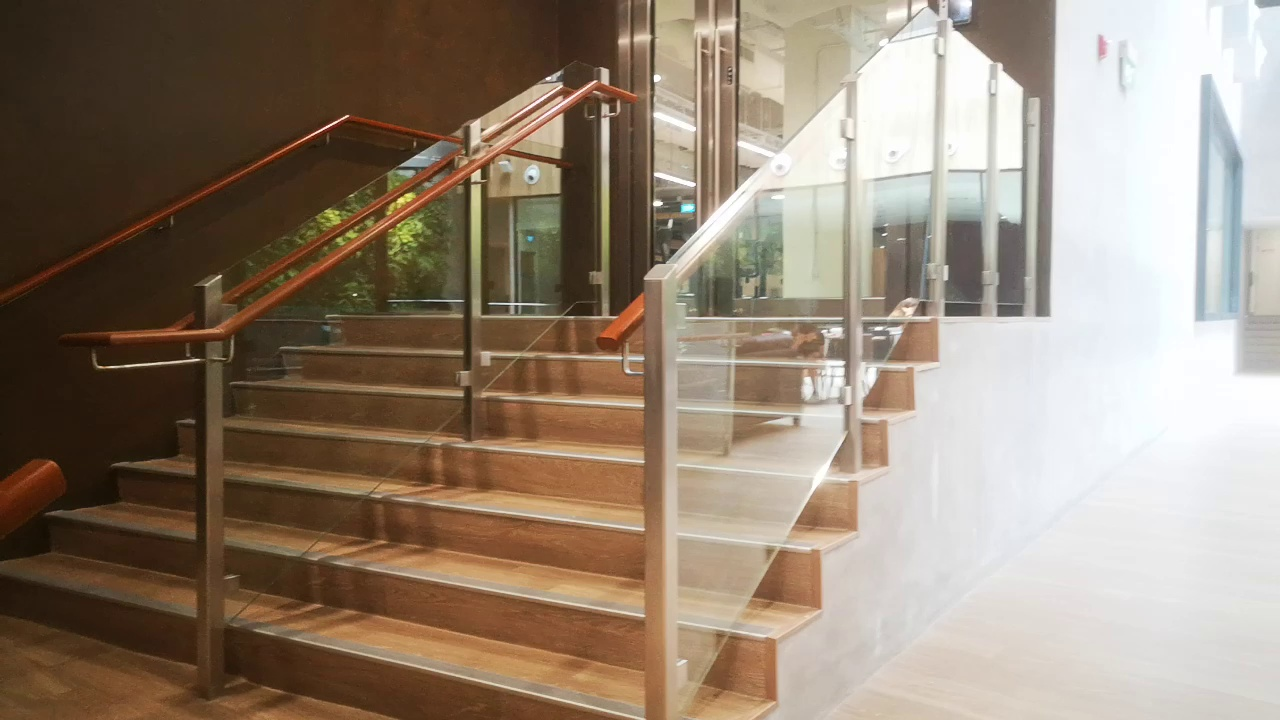
#> input picture data/frame1740.jpg, 1280 x 720 px
$ python linesegment.py
#> lines starting #> are read from the running program, lines starting #| are printed output that depends on the picture
import cv2
from pylsd.lsd import lsd
import numpy as np
from matplotlib import pyplot as plt
img = cv2.imread('data/frame1740.jpg')
#> img is the input picture: shape (720, 1280, 3); mean B, G, R 116.7, 133.1, 149
#Read gray image


gray = cv2.cvtColor(img, cv2.COLOR_BGR2GRAY)
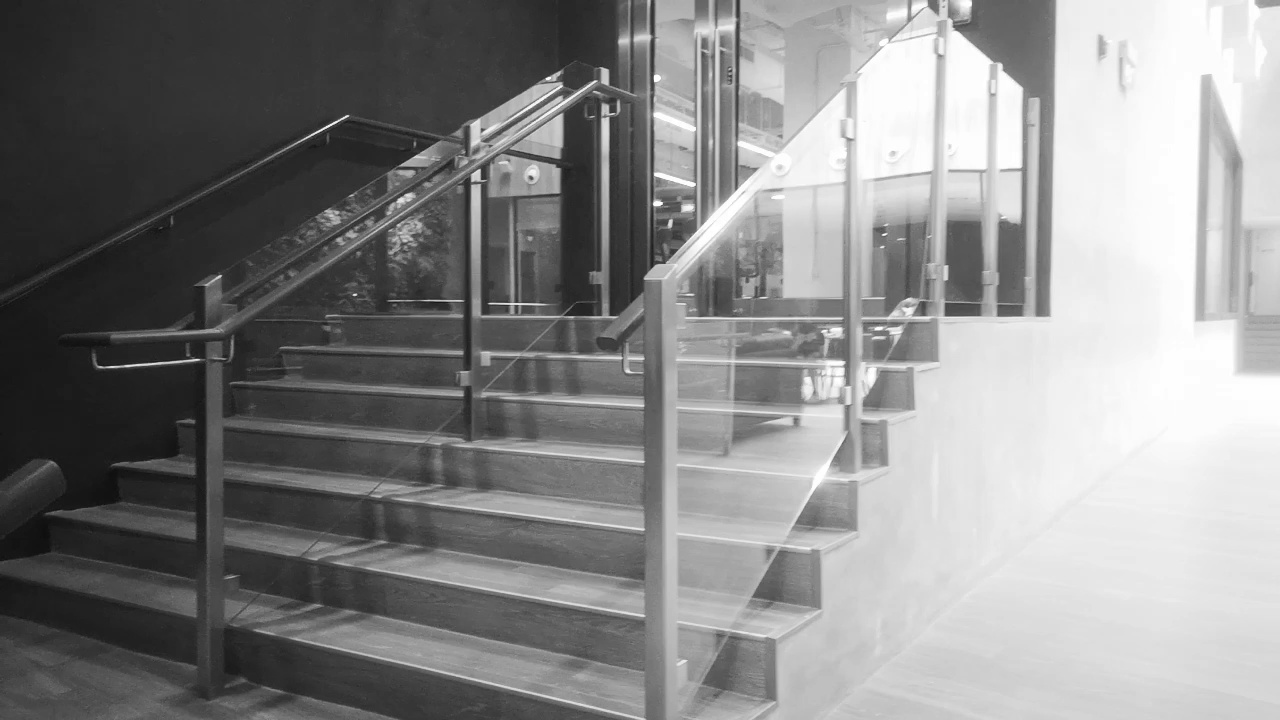
#> gray: shape (720, 1280); min 14, max 255, mean 136
#> (the run stopped early here; a loop or call above may not have finished)

$ run again, with data/frame0.jpg copied over data/frame1740.jpg
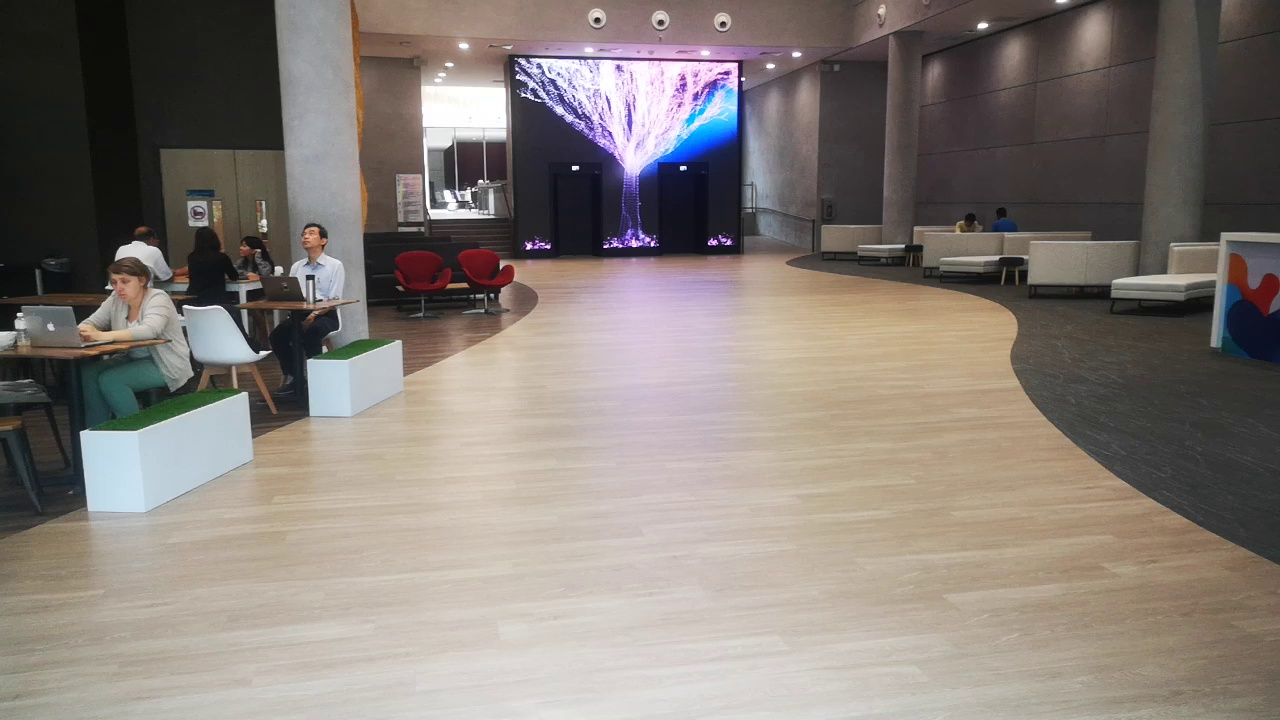
#> input picture data/frame0.jpg, 1280 x 720 px
#> img is the input picture: shape (720, 1280, 3); mean B, G, R 119.4, 125.2, 133.5
#> `gray = cv2.cvtColor(img, cv2.COLOR_BGR2GRAY)`:
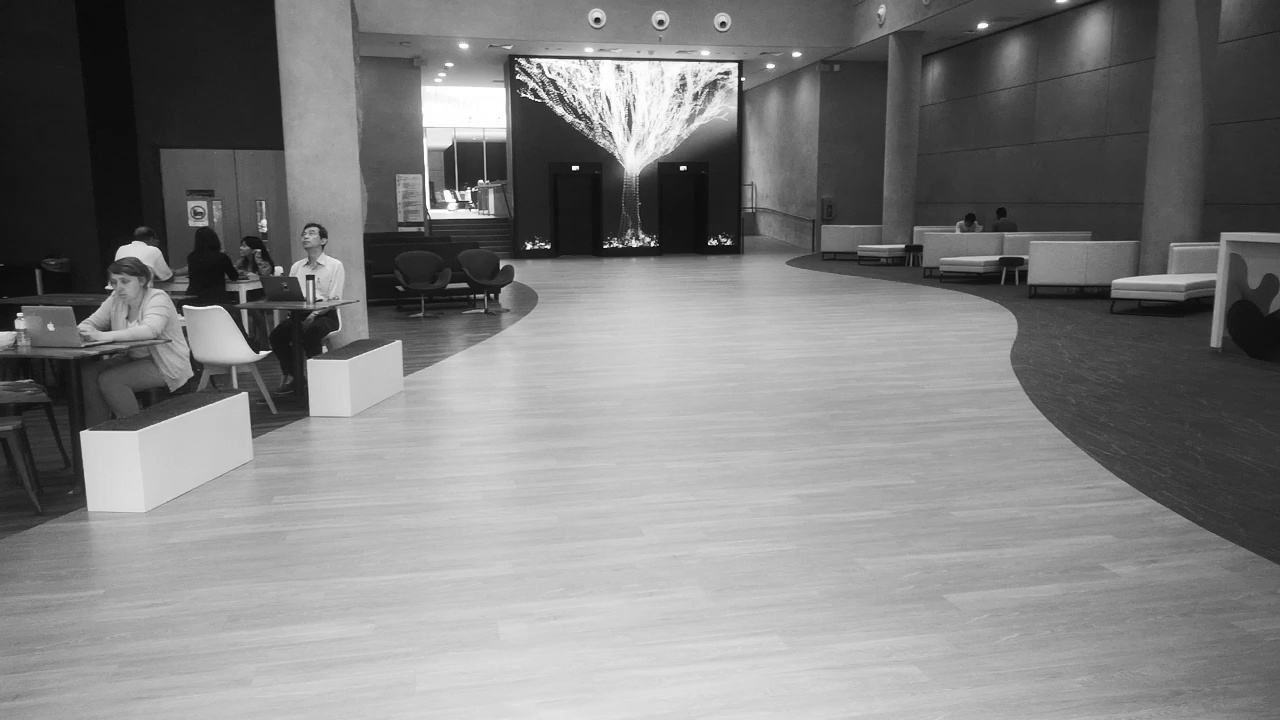
#> gray: shape (720, 1280); min 1, max 255, mean 127

$ run again, with data/frame1044.jpg copied over data/frame1740.jpg
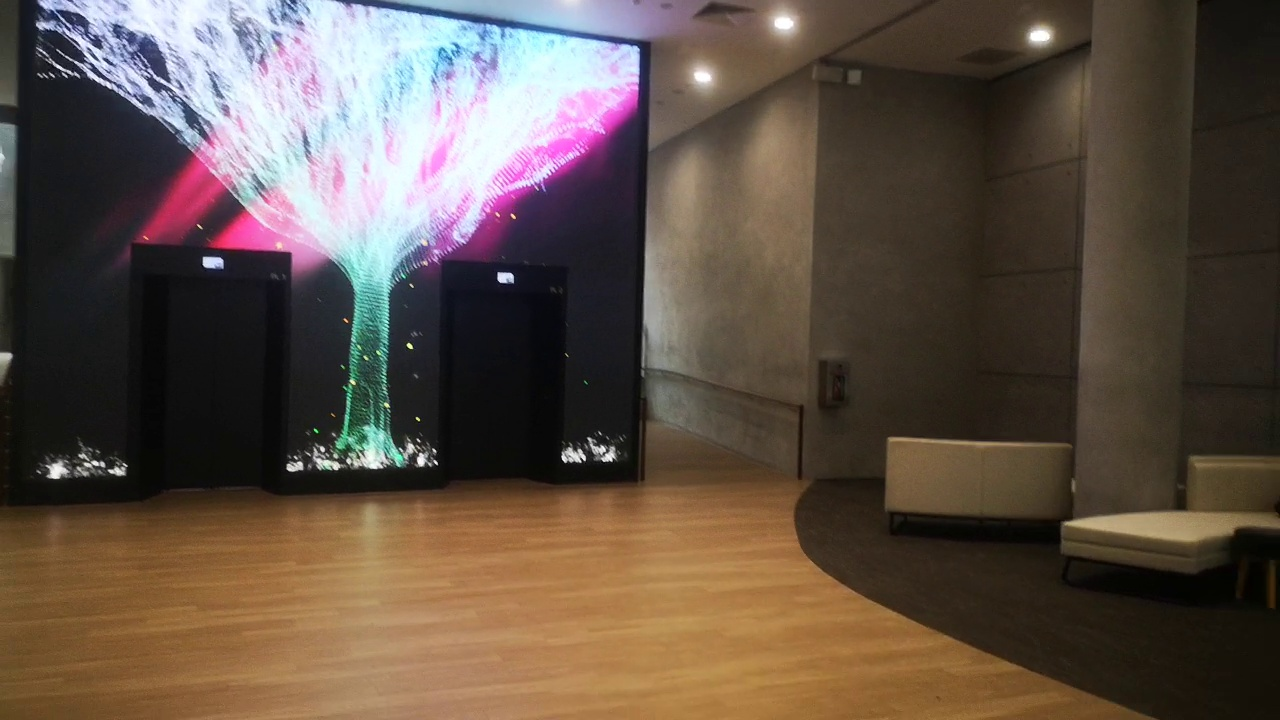
#> input picture data/frame1044.jpg, 1280 x 720 px
#> img is the input picture: shape (720, 1280, 3); mean B, G, R 69.9, 81, 95.6
#> `gray = cv2.cvtColor(img, cv2.COLOR_BGR2GRAY)`:
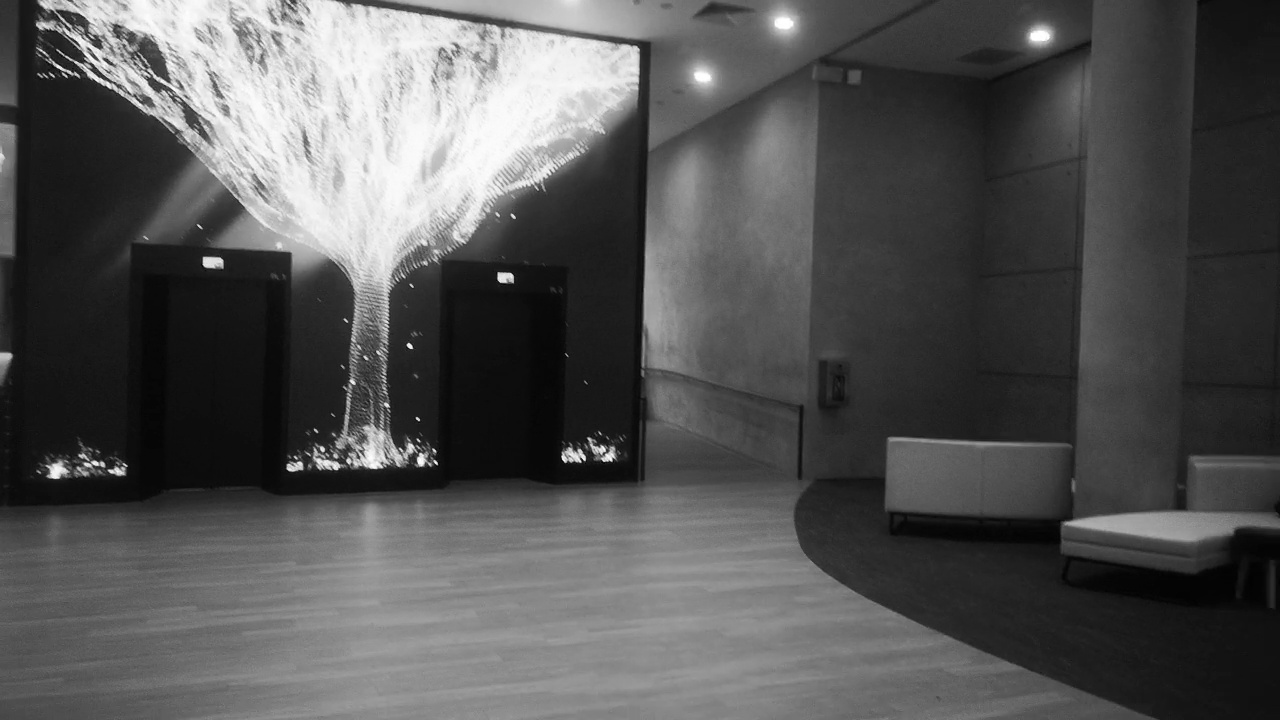
#> gray: shape (720, 1280); min 0, max 255, mean 84.1

$ run again, with data/frame1131.jpg copied over data/frame1740.jpg
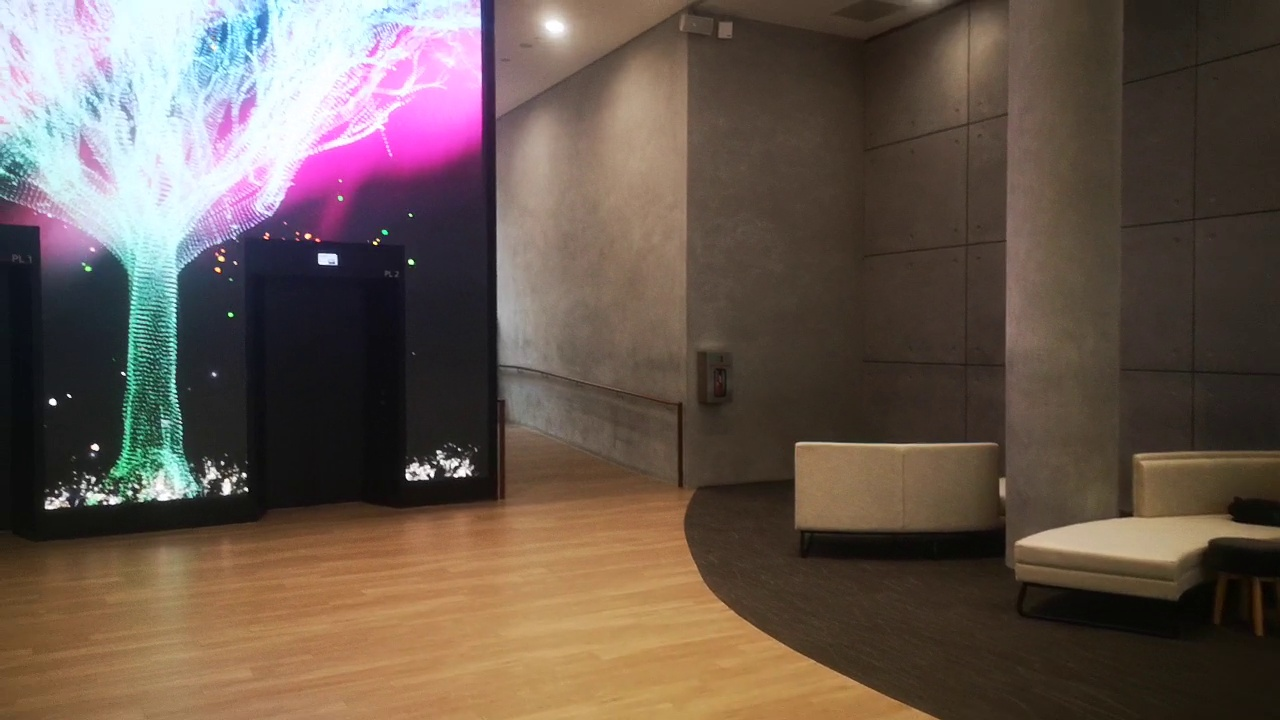
#> input picture data/frame1131.jpg, 1280 x 720 px
#> img is the input picture: shape (720, 1280, 3); mean B, G, R 78.4, 88.2, 103.9
#> `gray = cv2.cvtColor(img, cv2.COLOR_BGR2GRAY)`:
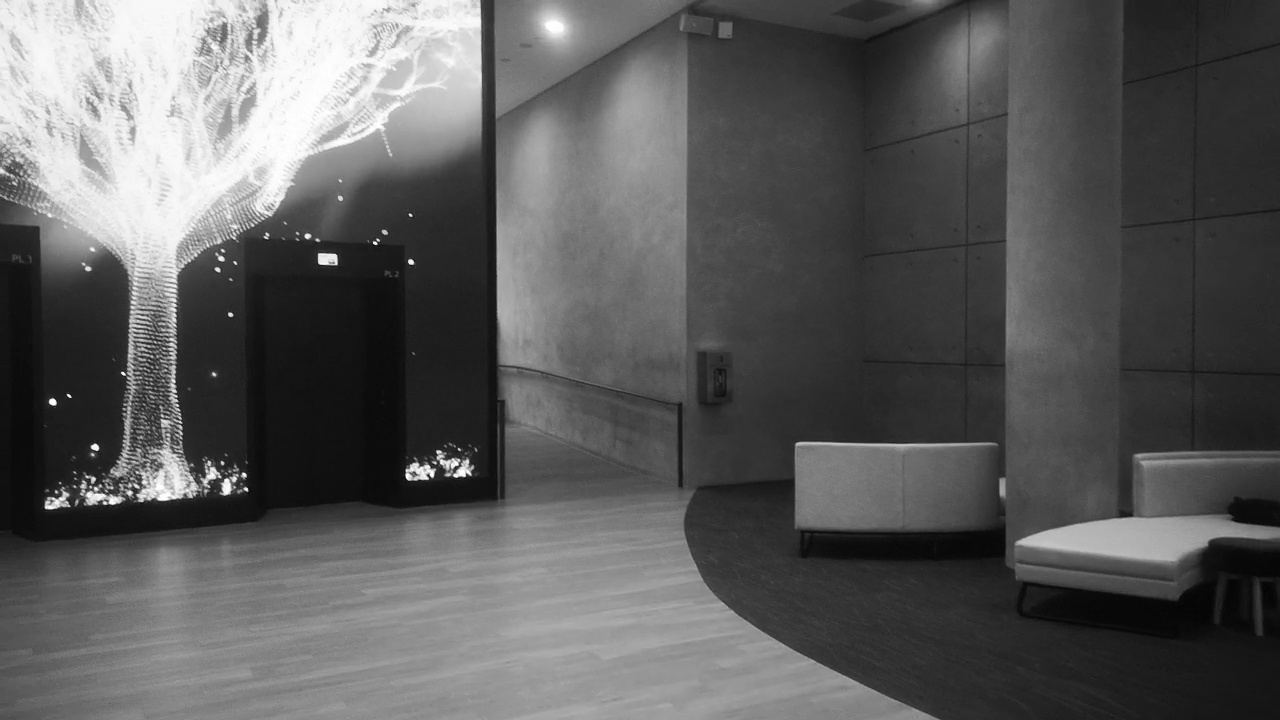
#> gray: shape (720, 1280); min 0, max 255, mean 91.8
